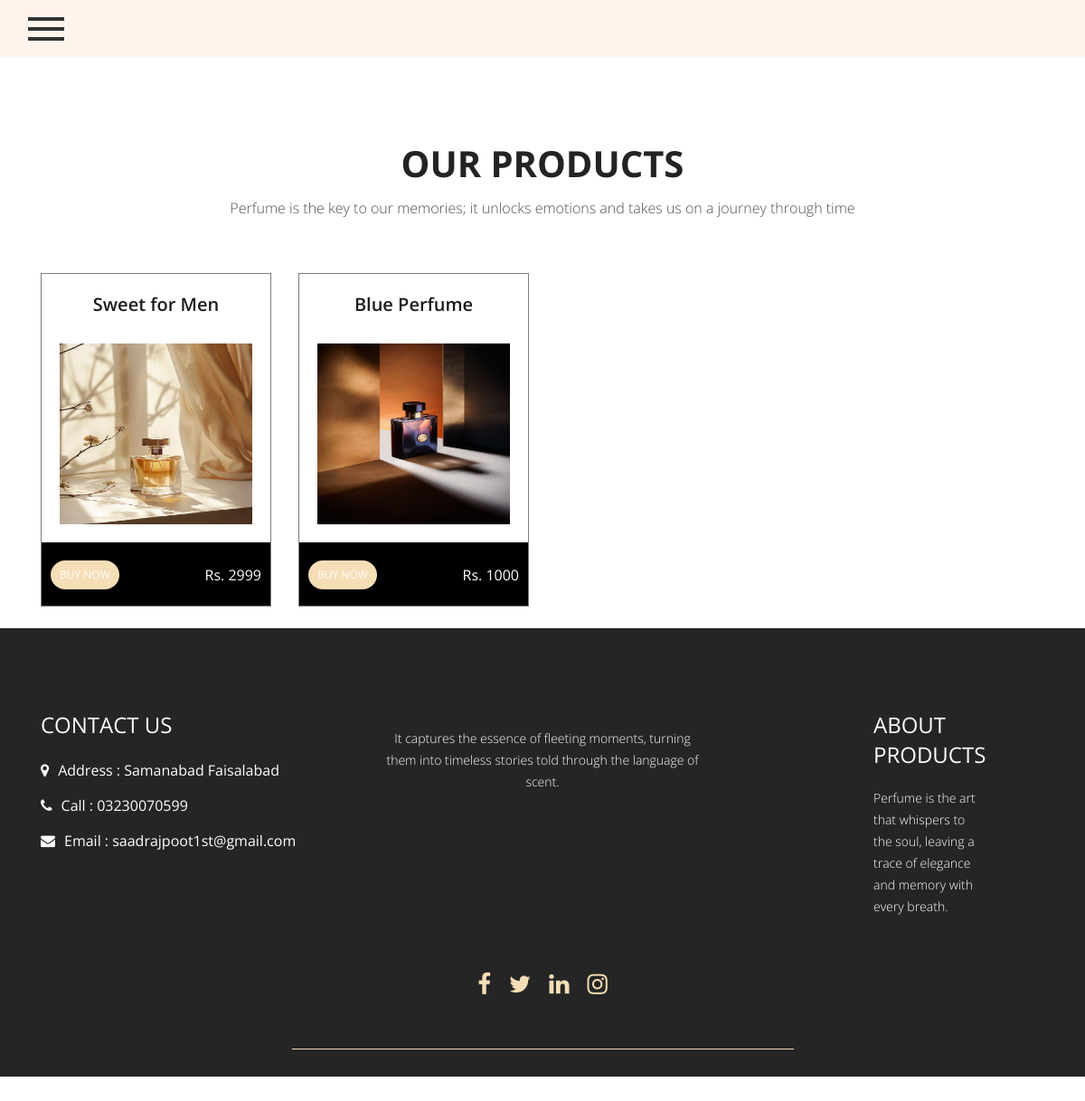
/products.php, run on the app's committed database.
### tables this page shows
CREATE TABLE `products` (
  `id` int(255) NOT NULL,
  `product_name` varchar(255) DEFAULT NULL,
  `description` varchar(255) DEFAULT NULL,
  `image` longblob DEFAULT NULL,
  `price` int(255) DEFAULT NULL,
  `dated` datetime(6) NOT NULL DEFAULT current_timestamp(6)
);

### products.php (the view, shortened to what this page needs)
<?php
include_once('./connection.php');
$show = "SELECT * FROM products";
$show_query = mysqli_query($conn, $show);
?>
<!DOCTYPE html>
<html lang="en">
   <head>
      <link rel="stylesheet" type="text/css" href="css/bootstrap.min.css">
      <link rel="stylesheet" type="text/css" href="css/style.css">
      <link rel="stylesheet" href="css/responsive.css">
      <link rel="stylesheet" href="css/jquery.mCustomScrollbar.min.css">
      <link rel="stylesheet" href="https://netdna.bootstrapcdn.com/font-awesome/4.0.3/css/font-awesome.css">
      <link rel="stylesheet" href="css/owl.carousel.min.css">
      <link rel="stylesheet" href="css/owl.theme.default.min.css">
      <link rel="stylesheet" href="https://cdnjs.cloudflare.com/ajax/libs/fancybox/2.1.5/jquery.fancybox.min.css" media="screen">
      <link href="https://unpkg.com/gijgo@1.9.13/css/gijgo.min.css" rel="stylesheet" type="text/css" />
   </head>
   <body>
   <div class="header_section">
         <div class="container-fluid">
            <nav class="navbar navbar-light bg-light justify-content-between">
               <span class="toggle_icon" onclick="openNav()"><img src="images/toggle-icon.png"></span>
            </nav>
         </div>
      </div>
      <div class="product_section layout_padding">
         <div class="container">
            <div class="row">
               <div class="col-sm-12">
                  <h1 class="product_taital">Our Products</h1>
                  <p class="product_text">Perfume is the key to our memories; it unlocks emotions and takes us on a journey through time</p>
               </div>
            </div>
            <div class="product_section_2 layout_padding">
               <div class="row">
                  <?php
                  while($row = mysqli_fetch_assoc($show_query)){
                     $productName = $row['product_name'];
                     $imagePath = "./123/adminsite/products/" . $row['image'];
                     $price = $row['price'];
                  ?>
                  <div class="col-lg-3 col-sm-6">
                     <div class="product_box">
                        <h4 class="bursh_text"><?php  echo $productName; ?></h4>
                        <img src="<?php echo $imagePath; ?>" class="image_1" alt="<?php echo $productName; ?>">
                        <div class="btn_main">
                           <div class="buy_bt">
                              <ul>
                                 <li class="active"><a href="order.php?productId=<?php echo $row['id'] ?>">Buy Now</a></li>
                              </ul>
                           </div>
                           <h3 class="price_text">Rs. <?php echo $price ?></h3>
                        </div>
                     </div>
                  </div>
                  <?php } ?>
            </div>
         </div>
      </div>
      <div class="footer_section layout_padding mt-4">
         <div class="container">
            <div class="contact_section_2">
               <div class="row">
                  <div class="col-sm-4">
                     <h3 class="address_text">Contact Us</h3>
                     <div class="address_bt">
                        <ul>
                           <li>
                              <a href="#">
                              <i class="fa fa-map-marker" aria-hidden="true"></i><span class="padding_left10">Address : Samanabad Faisalabad</span>
                              </a>
                           </li>
                           <li>
                              <a href="#">
                              <i class="fa fa-phone" aria-hidden="true"></i><span class="padding_left10">Call : 03230070599</span>
                              </a>
                           </li>
                           <li>
                              <a href="#">
                              <i class="fa fa-envelope" aria-hidden="true"></i><span class="padding_left10">Email : saadrajpoot1st@gmail.com</span>
                              </a>
                           </li>
                        </ul>
                     </div>
                  </div>
                  <div class="col-sm-4">
                     <p class="dummy_text">  It captures the essence of fleeting moments, turning them into timeless stories told through the language of scent.</p>
                  </div>
                  <div class="col-sm-4">
                     <div class="main">
                        <h3 class="address_text">About Products</h3>
                        <p class="ipsum_text">Perfume is the art that whispers to the soul, leaving a trace of elegance and memory with every breath.</p>
                     </div>
                  </div>
               </div>
            </div>
            <div class="social_icon">
               <ul>
                  <li>
                     <a href="#"><i class="fa fa-facebook" aria-hidden="true"></i></a>
                  </li>
                  <li>
                     <a href="#"><i class="fa fa-twitter" aria-hidden="true"></i></a>
                  </li>
                  <li>
                     <a href="#"><i class="fa fa-linkedin" aria-hidden="true"></i></a>
                  </li>
                  <li>
                     <a href="#"><i class="fa fa-instagram" aria-hidden="true"></i></a>
                  </li>
               </ul>
            </div>
         </div>
      </div>
   </body>
</html>

### css/style.css (style rules this page uses)
* { box-sizing: border-box !important; transition: ease all 0.5s; }
html { scroll-behavior: smooth; }
body { color: #666666; font-size: 14px; line-height: 1.80857; font-weight: normal; overflow-x: hidden; font-family: 'Open Sans', sans-serif; }
a { color: #1f1f1f; text-decoration: none !important; outline: none !important; -webkit-transition: all .3s ease-in-out; -moz-transition: all .3s ease-in-out; -ms-transition: all .3s ease-in-out; -o-transition: all .3s ease-in-out; transition: all .3s ease-in-out; }
h1, h2, h3, h4, h5, h6 { letter-spacing: 0; font-weight: normal; position: relative; padding: 0 0 10px 0; font-weight: normal; line-height: normal; color: #111111; margin: 0 }
h1 { font-size: 24px }
h3 { font-size: 18px }
h4 { font-size: 16px }
*, *::after, *::before { -webkit-box-sizing: border-box; -moz-box-sizing: border-box; box-sizing: border-box; }
ul, li, ol { margin: 0px; padding: 0px; list-style: none; }
p { margin: 20px; font-weight: 300; font-size: 15px; line-height: 24px; }
a { color: #222222; text-decoration: none; outline: none !important; }
a, .btn { text-decoration: none !important; outline: none !important; -webkit-transition: all .3s ease-in-out; -moz-transition: all .3s ease-in-out; -ms-transition: all .3s ease-in-out; -o-transition: all .3s ease-in-out; transition: all .3s ease-in-out; }
img { max-width: 100%; height: auto; }
.layout_padding { padding-top: 90px; padding-bottom: 0px; }
.header_section { width: 100%; float: left; background-color: #fef4ec; height: auto; background-size: 100%; }
.bg-light { background-color: transparent!important; }
.toggle_icon { padding: 10px 0px; }
.product_section { width: 100%; float: left; padding-bottom: 90px; }
.product_taital { width: 100%; float: left; font-size: 40px; text-transform: uppercase; text-align: center; color: #232322; font-weight: bold; }
.product_text { width: 100%; float: left; font-size: 16px; text-align: center; color: #50504f; margin: 0px; }
.product_section_2 { width: 100%; float: left; padding-top: 30px; }
.product_box { width: 100%; background-color: #ffffff; height: auto; border: 1px solid #7d7d7c; padding: 20px 0px 0px 0px; margin-top: 30px; }
.bursh_text { width: 100%; font-size: 20px; text-align: center; color: #1a1c1b; font-weight: 600; }
.image_1 { width: 100%; text-align: center; margin: 20px 0px; padding: 0px 20px; height: 200px; }
.btn_main { width: 100%; display: flex; background-color: #000; height: auto; padding: 20px 10px 13px 10px; }
.buy_bt { float: left; width: 100%; }
.buy_bt ul { margin: 0px; padding: 0px; }
.buy_bt li a { float: left; font-size: 12px; color: #252525; padding: 5px 10px; background-color: #ffffff; text-transform: uppercase; margin-right: 5px; border-radius: 40px; }
.buy_bt li.active a { background-color: #f5ddb6; color: #fff; }
.price_text { font-size: 16px; color: #fefefd; width: 42%; padding-top: 5px; text-align: right; }
.footer_section { width: 100%; float: left; background-color: #252525; height: auto; background-size: 100%; padding-bottom: 30px; }
.address_bt { width: 100%; float: left; }
.address_bt ul { margin: 0px; padding: 0px; }
.address_bt li { font-size: 16px; color: #ffffff; padding: 10px 0px 0px 0px; }
.address_bt li a { color: #ffffff; }
.padding_left10 { padding-left: 10px; }
.address_text { font-size: 24px; color: #ffffff; text-transform: uppercase; }
.dummy_text { width: 100%; float: left; font-size: 14px; color: #ffffff; margin: 0px; text-align: center; padding-top: 20px; }
.ipsum_text { width: 65%; float: left; font-size: 14px; color: #ffffff; margin: 0px; padding-top: 10px; }
.main { width: 54%; float: right; }
.social_icon { width: 50%; margin: 0 auto; text-align: center; padding-top: 40px; border-bottom: 1px solid #f5ddb6; padding-bottom: 30px; }
.social_icon ul { margin: 0px; padding: 0px; display: inline-block; text-align: center; }
.social_icon li { float: left; font-size: 26px; color: #f5ddb6; padding: 10px; }
.social_icon li a { color: #f5ddb6; }

### data on the page
products: product_name "Sweet for Men", image (picture), price "2999"
products: product_name "Blue Perfume", image (picture), price "1000"
